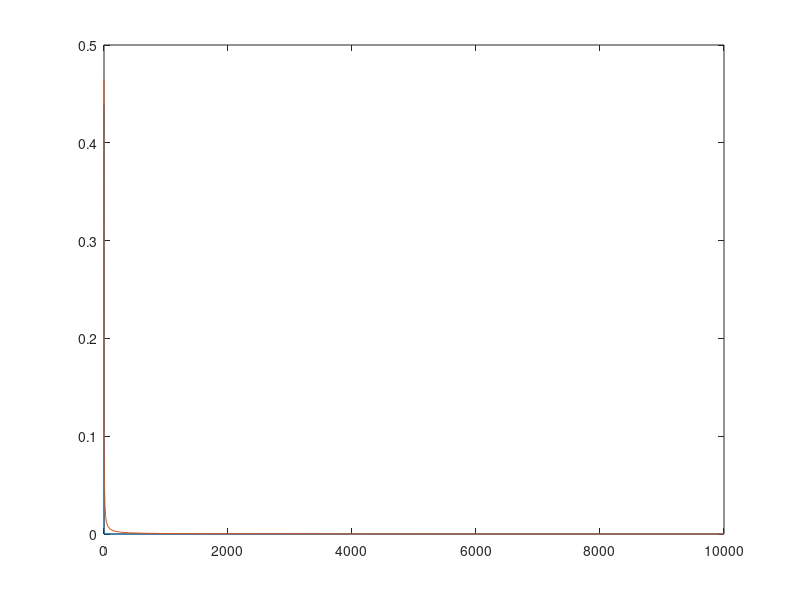

This chart was generated by the following MATLAB code:
N=10000; 
snr =-20:2:40;
snr=10.^(snr/10);
h=rand(1,1)+j*randn(1,1)
a=abs(h);
BER=qfunc((a*a*snr).^(0.5));
BER2=0.5.*(1.-((snr./(2.+snr)).^0.5));
plot(snr,BER)
hold on
plot(snr,BER2)